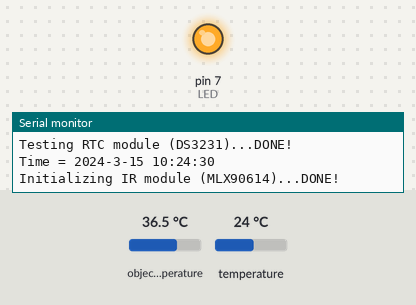
Recording of a sketch running on a simulated Arduino Nano, built with avr-gcc and run on an emulated ATmega328P. Parts: output pins drawn as LEDs (lit = HIGH), the last lines printed to the serial monitor. The inputs (shaded band) are chosen by the test bench; at power-on: object temperature 36.5 °C, temperature 24 °C. The local clock reads 2024-03-15 10:24:30 at power-on unless the sketch sets it; storage starts empty; pins used as bus, display or sensor lines are not drawn.

Above: at 0.1 s.
At 1.3 s:
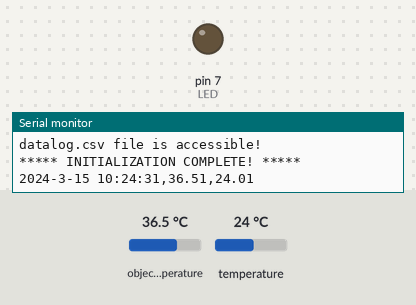
Timing chart, 0 to 2.8 s (numbered marks = the images above):
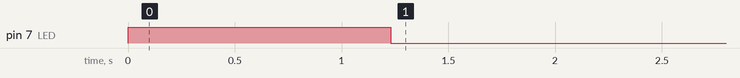

The sketch:

main.ino
```cpp
// (licence header left out)
/* Credits:
 *  Project Commission and Project Specifications by Nicholas Sakich (2024)
 *  This Software and Electronic Hardware by Jacobus Burger (2024)
 * Description:
 *  This is a program for an IR temperature data logger to be used by
 *    Nichoals Sakich on his tarantula study down in Peru this April.
 * Features:
 *  - Measures data using a directed IR thermopile
 *  - Records precise time with an RTC module
 *  - Logs data with a uSD module
 *  - Utilizes an indicator LED for field debugging
 * Parts Used:
 *  - Arduino Nano (ATMEGA382p) MCU
 *    - https://content.arduino.cc/assets/Pinout-NANO_latest.pdf
 *  - MLX90614 IR
 *    - https://www.digikey.ca/en/products/detail/melexis-technologies-nv/MLX90614ESF-BAA-000-TU/1647941
 *  - DS3231 RTC
 *    - https://www.digikey.ca/en/prodlucts/detail/analog-devices-inc-maxim-integrated/DS3231S-T-R/1197575
 *  - ADA254 uSD
 *    - https://www.adafruit.com/product/254
 *  - TPS61023 MiniBoost
 *    - https://www.adafruit.com/product/4654
 *  - Adafruit 64MB and 128MB uSD cards
 *    - https://www.adafruit.com/product/5249
 *    - https://www.adafruit.com/product/5250
 * Libraries Used:
 *  MLX90614 Library v2.1.5 (With Adafruit BusIO v1.15.0): https://github.com/adafruit/Adafruit-MLX90614-Library
 *  DS3231 Library v1.1.2: https://github.com/NorthernWidget/DS3231
 *  SD Library v1.2.4: https://www.arduino.cc/reference/en/libraries/sd/
 * Space Used:
 *  program storage: 20760/30720 bytes
 *  dynamic memory: 1501/2048 bytes
 */
#include <Wire.h>                 // I2C interfacing
#include <DS3231.h>               // RTC
#include <Adafruit_MLX90614.h>    // IR
#include <SPI.h>                  // SPI interfacing
#include <SD.h>                   // SD card
// ***** INDICATOR *****
#define LED 7   // indicator LED connected on pin D7
// ***** RTC *****
DS3231 rtc;
// These booleans are quirks of the DS3231 library, see the library documentation for more information.
bool century_bit;
bool h12 = true;
bool hPM = false;
// Used to print a timestamp in the format YYYY-MM-DD HH:MM:SS to get a measure of the current time in PET (PEru Time).
// I assume we're in the 20XX when this is being run, if not hello from the past!!!
String print_time() {
  String date = "20" + String(rtc.getYear());             // YYYY, 20XX
  date = date + "-" + String(rtc.getMonth(century_bit));  // YYYY-MM
  date = date + "-" + String(rtc.getDate());              // YYYY-MM-DD
  date = date + " ";
  date = date + String(rtc.getHour(h12, hPM));            // YYYY-MM-DD HH
  date = date + ":" + String(rtc.getMinute());            // YYYY-MM-DD HH:MM
  date = date + ":" + String(rtc.getSecond());            // YYYY-MM-DD HH:MM:SS
  return date;
}
// ***** IR *****
Adafruit_MLX90614 mlx = Adafruit_MLX90614();
// ***** SD CARD *****
#define CS 10                                                             // Define the slave select (SS) associated pin 10 as chip select (CS) pin for uSD card library.
File datalog;                                                             // data is logged to a single csv file on the chip
#define CSV_HEADER "Time (PET),Object Temperature,Ambient Temperature"    // The CSV header for the datalog.csv file


void setup() {
  // set and turn on indicator LED to show that setup has begun
  pinMode(LED, OUTPUT);
  digitalWrite(LED, HIGH);

  // Start serial communications line and define baud rate
  Serial.begin(9600);
  while (!Serial);  // wait for serial to initialize

  // Start I2C interface to communicate with RTC and IR modules
  // over Serial DAta (SDA) and Serial CLock (SCL) lines.
  Wire.begin();

  // test RTC module
  Serial.print("Testing RTC module (DS3231)...");
  if (rtc.getTemperature() <= -9999) {  // -9999 is an error return for the builtin temperature sensor
    Serial.println("FAIL!");            // which indicates that the module isn't present/working.
    while(true);
  } else {
    Serial.println("DONE!");
  }
  Serial.print("Time = ");
  Serial.println(print_time());

  // test IR module
  Serial.print("Initializing IR module (MLX90614)...");
  if (!mlx.begin()) {
    Serial.println("FAIL!");
    while(true);
  } else {
    Serial.println("DONE!");
  }
  Serial.print("Emissivity = ");
  Serial.println(mlx.readEmissivity());

  // test  uSD module
  // The SS pin must be held high to ensure master SPI operation
  //  so that it can operate on CS pin of SD card module.
  // This can be thought of as initializing the SPI interface.
  pinMode(CS, OUTPUT);
  digitalWrite(CS, HIGH);
  // Check uSD module is there
  Serial.print("Initializing uSD module (ADA254)... ");
  if (!SD.begin(CS)) {
    Serial.println("FAIL!");
    while(true);
  } else {
    Serial.println("SUCCESS!");
  }
  // Write the header line to the CSV file if it doesn't exist yet
  if (!SD.exists("datalog.csv")) {
    datalog = SD.open("datalog.csv", FILE_WRITE);
    datalog.println(CSV_HEADER);
    datalog.close();
    Serial.print("Wrote header to datalog: ");
    Serial.println(CSV_HEADER);
  }
  // Check that datalog.csv is accessible
  datalog = SD.open("datalog.csv", FILE_WRITE);
  if (!datalog) {
    Serial.println("datalog.csv file is NOT accessible!");
    while(true);
  } else {
    Serial.println("datalog.csv file is accessible!");
  }
  datalog.close();

  // signal that setup is completed
  delay(1000);
  digitalWrite(LED, LOW);
  Serial.println("***** INITIALIZATION COMPLETE! *****");
}


void loop() {
  // Collect sensor data as strings.
  String time = print_time();
  String ambient_temp = String(mlx.readAmbientTempC());
  String object_temp = String(mlx.readObjectTempC());
  // Print sensor data to serial.
  String data = time + "," + object_temp + "," + ambient_temp;
  char data_str[32]{};
  strcpy(data_str, data.c_str());
  Serial.println(data_str);
  // Ensure that the SD card is detected before continuing to the logging step.
  // To an outside observer this will appear like continuous blinking every second.
  while (!SD.begin(CS)) {
    Serial.println("No uSD card detected!");
    delay(1000);
  }
  // Open the SD card datalog.csv file, log data, and then close the file to avoid corruption.
  datalog = SD.open("datalog.csv", FILE_WRITE);
  if (datalog) {
    datalog.println(data_str);
    Serial.println("wrote to datalog.csv");
  } else {
    Serial.println("Could not open datalog.csv!");
    // signal with indicator that a write failed
    digitalWrite(LED, HIGH);
    delay(200);
    digitalWrite(LED, LOW);
    delay(200);
    digitalWrite(LED, HIGH);
    delay(200);
    digitalWrite(LED, LOW);
  }
  datalog.close();
  // Wait some time before the next log.
  delay(60000);
}
```
